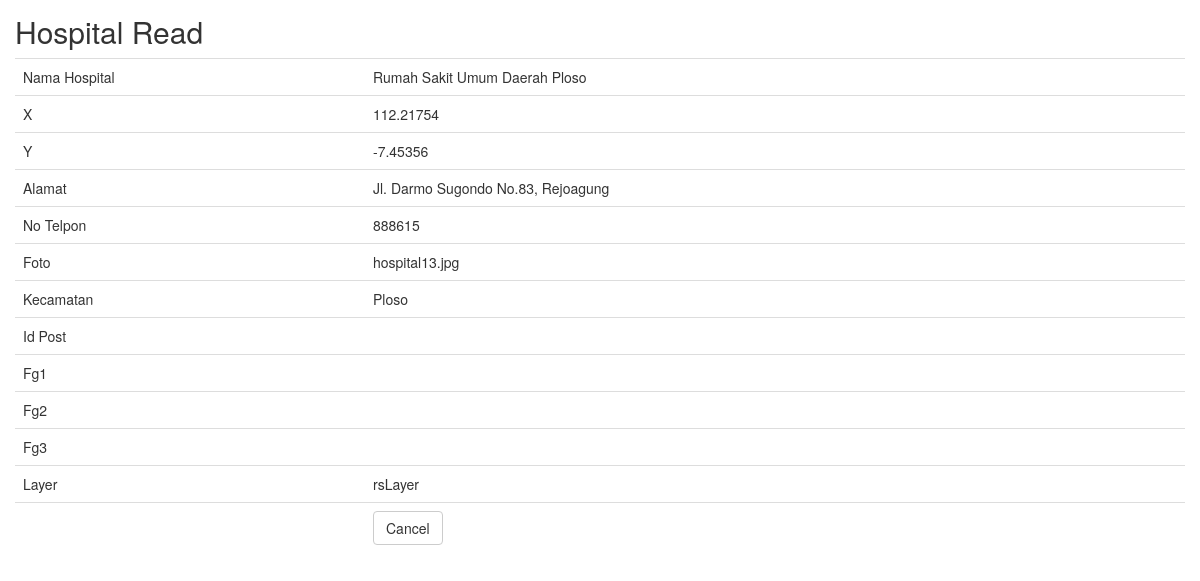
Page /hospital/read/14.html on the committed database.
### tables this page shows
CREATE TABLE `hospital` (
  `id_hospital` int(20) NOT NULL AUTO_INCREMENT,
  `nama_hospital` varchar(254) DEFAULT NULL,
  `x` double(20,5) DEFAULT NULL,
  `y` double(20,5) DEFAULT NULL,
  `alamat` varchar(254) DEFAULT NULL,
  `no_telpon` int(12) DEFAULT NULL,
  `foto` varchar(254) DEFAULT NULL,
  `kecamatan` varchar(100) DEFAULT NULL,
  `id_post` varchar(5) DEFAULT NULL,
  `fg1` varchar(50) DEFAULT NULL,
  `fg2` varchar(50) DEFAULT NULL,
  `fg3` varchar(50) DEFAULT NULL,
  `layer` varchar(50) DEFAULT NULL,
  UNIQUE KEY `OGR_FID` (`id_hospital`)
);

### application/controllers/Hospital.php (called while the page is built, shortened)
<?php
class Hospital extends CI_Controller
{
    function __construct()
    {
        $this->load->model('Hospital_model');
        $this->load->library('form_validation');
    }
    public function read($id)
    {
        $row = $this->Hospital_model->get_by_id($id);
        if ($row) {
            $data = array(
		'id_hospital' => $row->id_hospital,
		'nama_hospital' => $row->nama_hospital,
		'x' => $row->x,
		'y' => $row->y,
		'alamat' => $row->alamat,
		'no_telpon' => $row->no_telpon,
		'foto' => $row->foto,
		'kecamatan' => $row->kecamatan,
		'id_post' => $row->id_post,
		'fg1' => $row->fg1,
		'fg2' => $row->fg2,
		'fg3' => $row->fg3,
		'layer' => $row->layer,
	    );
            $this->load->view('hospital/hospital_read', $data);
        } else {
            $this->session->set_flashdata('message', 'Record Not Found');
            redirect(site_url('hospital'));
        }
    }
}

### index.php (called while the page is built, shortened)
<?php
require_once BASEPATH.'core/CodeIgniter.php';

### application/models/Hospital_model.php (called while the page is built, shortened)
<?php
class Hospital_model extends CI_Model
{
    public $table = 'hospital';
    public $id = 'id_hospital';
    function get_by_id($id)
    {
        $this->db->where($this->id, $id);
        return $this->db->get($this->table)->row();
    }
}

### application/views/hospital/hospital_read.php (the view, shortened to what this page needs)
<!doctype html>
<html>
    <head>
        <link rel="stylesheet" href="<?php echo base_url('assets-crud/bootstrap/css/bootstrap.min.css') ?>"/>
    </head>
    <body>
        <h2 style="margin-top:0px">Hospital Read</h2>
        <table class="table">
	    <tr><td>Nama Hospital</td><td><?php echo $nama_hospital; ?></td></tr>
	    <tr><td>X</td><td><?php echo $x; ?></td></tr>
	    <tr><td>Y</td><td><?php echo $y; ?></td></tr>
	    <tr><td>Alamat</td><td><?php echo $alamat; ?></td></tr>
	    <tr><td>No Telpon</td><td><?php echo $no_telpon; ?></td></tr>
	    <tr><td>Foto</td><td><?php echo $foto; ?></td></tr>
	    <tr><td>Kecamatan</td><td><?php echo $kecamatan; ?></td></tr>
	    <tr><td>Id Post</td><td><?php echo $id_post; ?></td></tr>
	    <tr><td>Fg1</td><td><?php echo $fg1; ?></td></tr>
	    <tr><td>Fg2</td><td><?php echo $fg2; ?></td></tr>
	    <tr><td>Fg3</td><td><?php echo $fg3; ?></td></tr>
	    <tr><td>Layer</td><td><?php echo $layer; ?></td></tr>
	    <tr><td></td><td><a href="<?php echo site_url('hospital') ?>" class="btn btn-default">Cancel</a></td></tr>
	</table>
        </body>
</html>

### application/views/hospital/hospital_read.php (style rules this page uses)
body { padding: 15px; }

### rows in the picture
hospital: nama_hospital "Rumah Sakit Umum Daerah Ploso", x "112.21754", y "-7.45356", alamat "Jl. Darmo Sugondo No.83, Rejoagung", no_telpon "888615", foto "hospital13.jpg", kecamatan "Ploso", layer "rsLayer"
